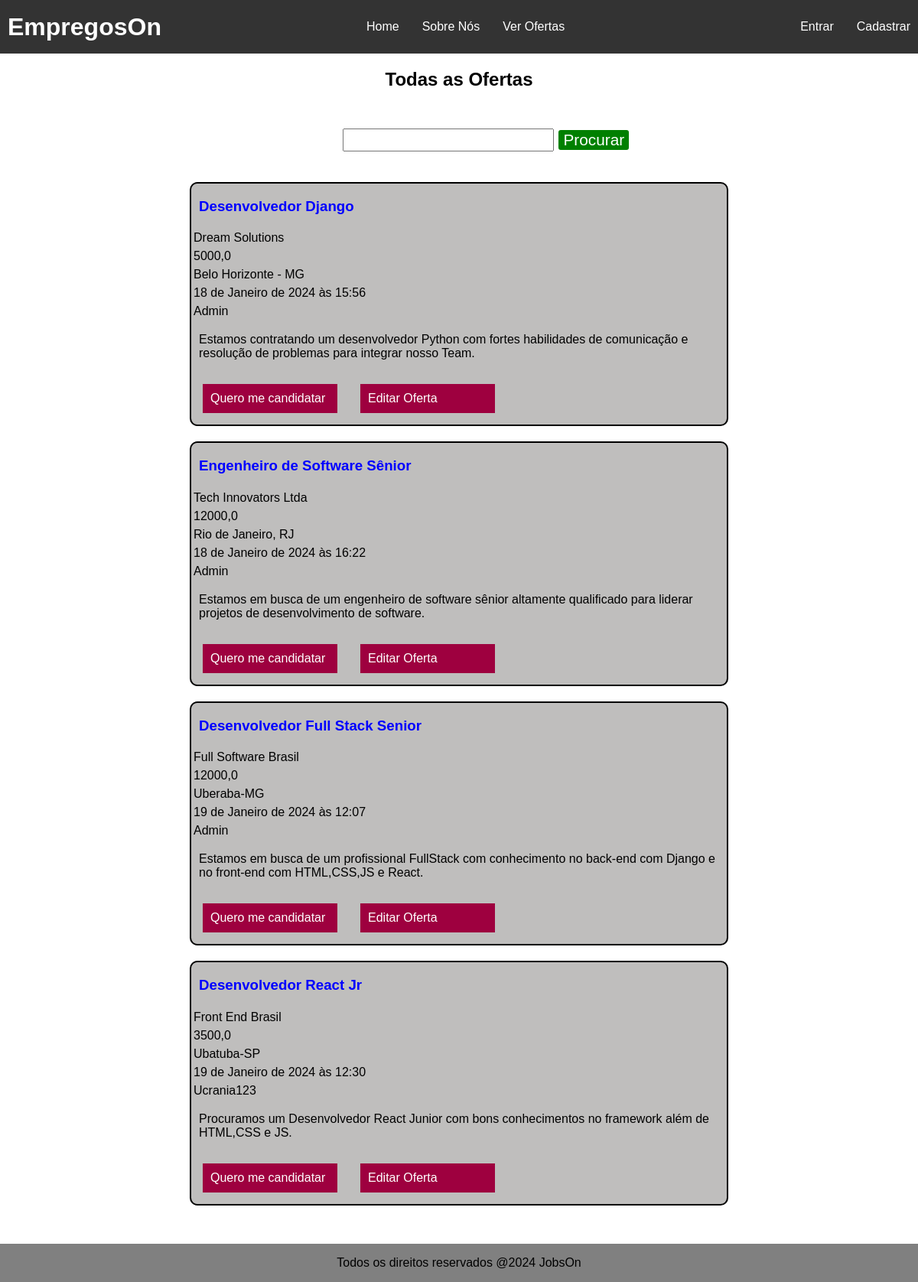
Page /job_list/ on the earlier database version.
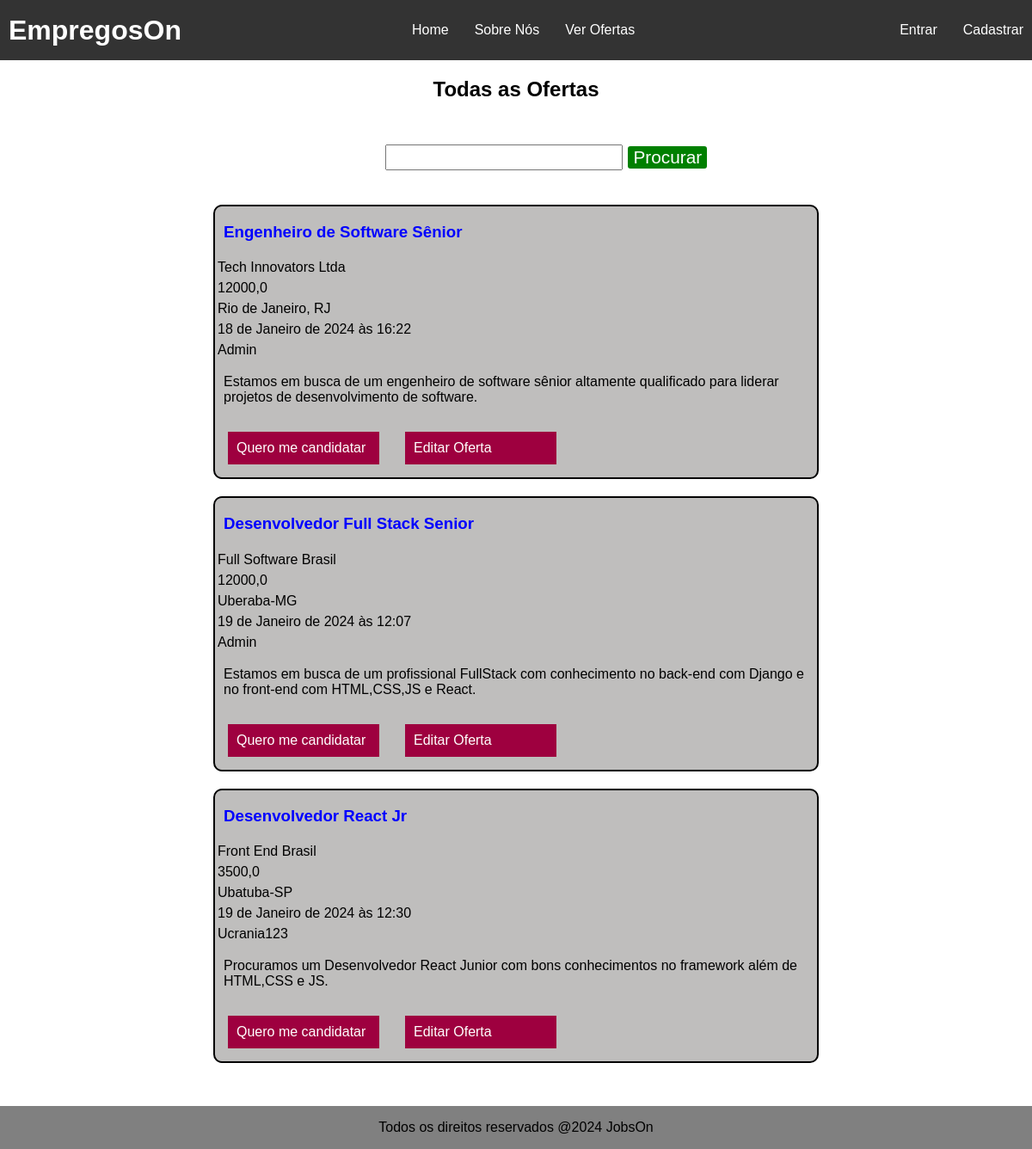
Same page on the later database version.
### jobs/models.py (models this page shows, shortened)
class JobOffer(models.Model):
    title = models.CharField(max_length=100)
    description = models.TextField()
    organization_name = models.CharField(max_length=100)
    location = models.CharField(max_length=100)
    publication_date = models.DateTimeField(auto_now_add=True)  # Adicionará automaticamente a data e hora ao campo
    offer_requirements = models.CharField(max_length=300)
    employment_type = models.CharField(max_length=100)
    salary = models.FloatField(default="Não informado")  # define que por padrão o campo é não informado
    organization_description = models.TextField()
    autor = models.ForeignKey(User, on_delete=models.PROTECT, related_name='car_user', editable=False, default=1)

### jobs/views.py (the view)
# urls.py: path('job_list/', JobOffersList.as_view(), name='job_list'),
class JobOffersList(ListView):
    template_name = 'job_list.html'
    model = JobOffer
    def get_queryset(self):
        queryset = super().get_queryset()
        search = self.request.GET.get('search', '')
        queryset = queryset.filter(title__icontains=search)
        return queryset

### jobs/templates/job_list.html
{% extends 'base.html' %}
{% block styles %}
    {{ block.super }}
    {% load static %}
    <link rel="stylesheet" type="text/css" href="{% static 'css/job_list.css' %}">
{% endblock %}
{% block content %}
    <main>
        <h2 class="title-offer-page">Todas as Ofertas</h2>
        <section class="section-content">
            <form class="offer-form-search" method="GET">
                <input id="query-offer" name="search">
                <button class="btn-search-job">Procurar</button>
            </form>
    {% if object_list %}
        {% for offer in object_list %}
            <div class="offer-grid">
                <h3 class="offer-title">{{ offer.title }}</h3>
                <p class="p-offer">{{ offer.organization_name }}</p>
                <p class="p-offer">{{ offer.salary }}</p>
                <p class="p-offer"> {{ offer.location }}</p>
                <p class="p-offer"> {{ offer.publication_date }}</p>
                <p class="p-offer"> {{ offer.autor|capfirst }}</p>
                <p class="p-description"> {{ offer.description }}</p>
                <div class="btn-joblist-container">
                    <a class="btn-apply" href="/">Quero me candidatar</a>
                    <a class="btn-edit" href="{% url 'update_offer' offer.id %}">Editar Oferta</a>
                </div>
            </div>
        {% endfor %}
    {% else %}
            <p class="job-list-advice-null">Nenhum resultado encontrado.</p>
    {% endif %}
        </section>
    </main>
{% endblock %}

### app/templates/base.html (shortened to what this page needs)
<!DOCTYPE html>
{% load static %}
<html lang="pt-br">
<head>
    {% block styles %}
        <link rel="stylesheet" type="text/css" href="{% static '/css/index.css' %}">
    {% endblock %}
</head>
<body>
    <header>
        <h1 class="title">EmpregosOn</h1>
        <nav class="nav-container">
            <a class="nav-link" href="/">Home</a>
            <a class="nav-link" href="/">Sobre Nós</a>
            <a class="nav-link" href="/job_list">Ver Ofertas</a>
        </nav>
        <ul class="list-header">
            {% if user.is_authenticated %}
                <li><a class="list-header-link" href="/login">Minha Conta</a></li>
                <li><a class="list-header-link" href="/logout">Sair</a></li>
            {% else %}
                <li><a class="list-header-link" href="/login">Entrar</a></li>
                <li><a class="list-header-link" href="/register">Cadastrar</a></li>
            {% endif %}
        </ul>
    </header>
    <main>
        {% block content %}
        {% endblock %}
    </main>
    <footer class="footer">
        <p>Todos os direitos reservados @{% now 'Y' %} JobsOn</p>
    </footer>
</body>
</html>

### static/css/index.css (style rules this page uses)
body { margin: 0; font-family: Arial, sans-serif; display: flex; flex-direction: column; min-height: 100vh; }
header { background-color: #333; padding: 10px; display: flex; justify-content: space-between; align-items: center; height: 50px; gap: 30px; }
.nav-container { display: flex; justify-content: start; gap: 30px; }
.title { color: white; }
.nav-link, .list-header-link { text-decoration: none; color: white; }
.list-header { list-style: none; display: flex; gap: 30px; }
.footer { background-color: grey; margin-top: auto; text-align: center; }

### static/css/job_list.css (style rules this page uses)
body { background-color: white; }
.offer-grid { display: grid; grid-template-columns: 1fr; border: 2px solid black; border-radius: 10px; background-color: rgb(191, 190, 189); width: 700px; }
.offer-title { color: blue; margin-left: 10px; }
.title-offer-page { text-align: center; }
.p-offer { margin: 3px; }
.p-description { margin-left: 10px; }
.section-content { display: grid; margin: 50px; gap: 20px; background-color: white; justify-content: center; }
.btn-apply { display: inline-block; color: white; text-decoration: none; background-color: rgb(158, 0, 63); width: 156px; padding: 10px; margin: 15px; }
.offer-form-search { margin-left: 200px; margin-bottom: 20px; }
#query-offer { font-size: 1.3rem; }
.btn-search-job { font-size: 1.3rem; color: white; background-color: green; border: 2px solid white; border-radius: 5px; }
.btn-edit { display: inline-block; color: white; text-decoration: none; background-color: rgb(158, 0, 63); width: 156px; padding: 10px; margin: 15px; }
.btn-joblist-container { display: flex; flex-direction: row; }

Differences in the rows shown:
removed JobOffer: title "Desenvolvedor Django", organization_name "Dream Solutions", salary "5000,0", location "Belo Horizonte - MG", publication_date "18 de Janeiro de 2024 às 15:56", autor "Admin", description "Estamos contratando um desenvolvedor Python com fortes habilidades de comunicação e resolução de problemas para integrar nosso Team."
